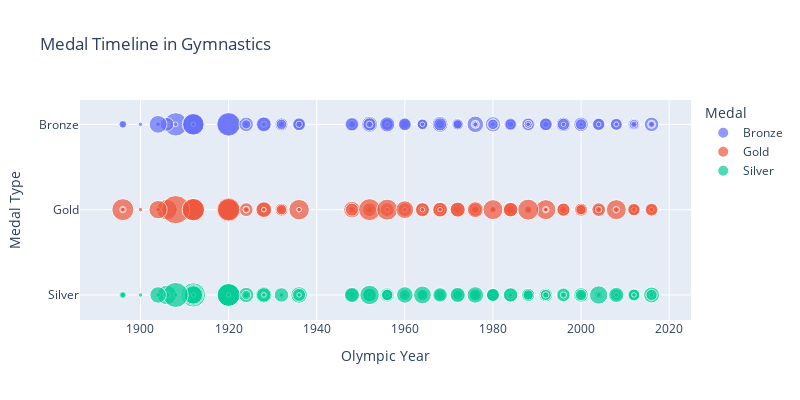
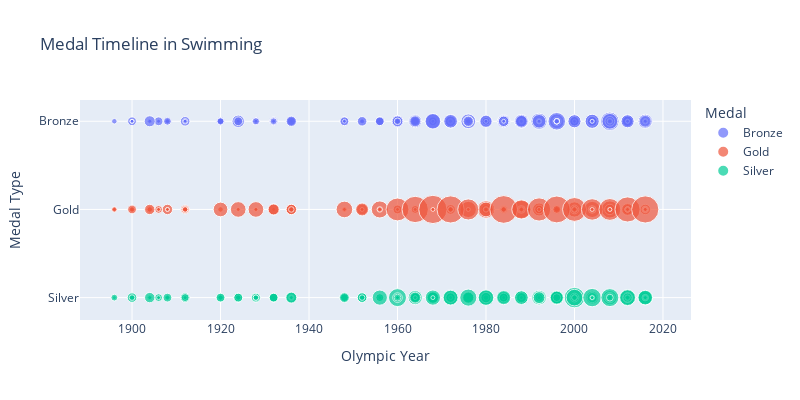
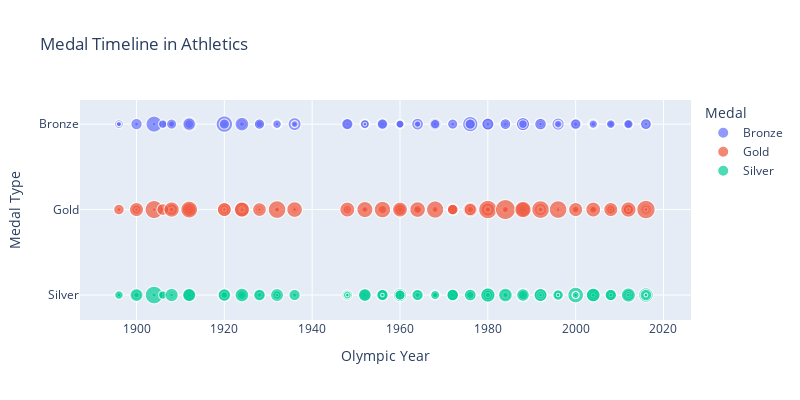

The notebook cell these images were saved under, in order:
### Code cell
def visualize_medal_distribution_years(sport, data):
    # Filter data for the selected sport and only rows with medals won
    sport_medals = data[(data['Sport'] == sport) & data['Medal'].notnull()]
    
    # Group by Medal, NOC, and Year, then count the number of medals
    medal_counts = sport_medals.groupby(['Medal', 'NOC', 'Year']).size().reset_index(name='Counts')

    # Create a scatter plot using medal_counts DataFrame
    medal_timeline_fig = px.scatter(
        medal_counts, x='Year', y='Medal', color='Medal',
        size='Counts',  # Size of markers based on the count of medals
        title=f'Medal Timeline in {sport}',
        width=800, height=400,
        hover_data=['NOC', 'Counts'],  # Additional data to show on hover
    )
    medal_timeline_fig.update_layout(
        xaxis_title="Olympic Year",
        yaxis_title="Medal Type",
        legend_title="Medal"
    )
    return medal_timeline_fig

# Create and display graphs for 'Gymnastics'
medal_distribution_years_fig = visualize_medal_distribution_years('Gymnastics', sport_data)
medal_distribution_years_fig.show()

# Create and display graphs for 'Swimming'
medal_distribution_years_fig = visualize_medal_distribution_years('Swimming', sport_data)
medal_distribution_years_fig.show()

# Create and display graphs for 'Athletics'
medal_distribution_years_fig = visualize_medal_distribution_years('Athletics', sport_data)
medal_distribution_years_fig.show()

### Figure 1 — Plotly figure (JSON) as saved in the notebook; plotly's stock layout.template omitted (floating-point values rounded to 4 significant figures; data arrays with more than 128 entries replaced by an {"elided": "..."} marker saying what was removed)
{"data": [{"customdata": {"elided": "152x2 mixed values"}, "hovertemplate": "Medal=%{y}<br>Year=%{x}<br>Counts=%{customdata[1]}<br>NOC=%{customdata[0]}<extra></extra>", "legendgroup": "Bronze", "marker": {"color": "#636efa", "size": {"elided": "152 int values"}, "sizemode": "area", "sizeref": 0.095, "symbol": "circle"}, "mode": "markers", "name": "Bronze", "orientation": "h", "showlegend": true, "type": "scatter", "x": {"elided": "152 int values"}, "xaxis": "x", "y": {"elided": "152 str values"}, "yaxis": "y"}, {"customdata": {"elided": "136x2 mixed values"}, "hovertemplate": "Medal=%{y}<br>Year=%{x}<br>Counts=%{customdata[1]}<br>NOC=%{customdata[0]}<extra></extra>", "legendgroup": "Gold", "marker": {"color": "#EF553B", "size": {"elided": "136 int values"}, "sizemode": "area", "sizeref": 0.095, "symbol": "circle"}, "mode": "markers", "name": "Gold", "orientation": "h", "showlegend": true, "type": "scatter", "x": {"elided": "136 int values"}, "xaxis": "x", "y": {"elided": "136 str values"}, "yaxis": "y"}, {"customdata": {"elided": "131x2 mixed values"}, "hovertemplate": "Medal=%{y}<br>Year=%{x}<br>Counts=%{customdata[1]}<br>NOC=%{customdata[0]}<extra></extra>", "legendgroup": "Silver", "marker": {"color": "#00cc96", "size": {"elided": "131 int values"}, "sizemode": "area", "sizeref": 0.095, "symbol": "circle"}, "mode": "markers", "name": "Silver", "orientation": "h", "showlegend": true, "type": "scatter", "x": {"elided": "131 int values"}, "xaxis": "x", "y": {"elided": "131 str values"}, "yaxis": "y"}], "layout": {"height": 400, "legend": {"itemsizing": "constant", "title": {"text": "Medal"}, "tracegroupgap": 0}, "title": {"text": "Medal Timeline in Gymnastics"}, "width": 800, "xaxis": {"anchor": "y", "domain": [0, 1], "title": {"text": "Olympic Year"}}, "yaxis": {"anchor": "x", "categoryarray": ["Silver", "Gold", "Bronze"], "categoryorder": "array", "domain": [0, 1], "title": {"text": "Medal Type"}}}}

### Figure 2 — Plotly figure (JSON) as saved in the notebook; plotly's stock layout.template omitted (floating-point values rounded to 4 significant figures; data arrays with more than 128 entries replaced by an {"elided": "..."} marker saying what was removed)
{"data": [{"customdata": {"elided": "248x2 mixed values"}, "hovertemplate": "Medal=%{y}<br>Year=%{x}<br>Counts=%{customdata[1]}<br>NOC=%{customdata[0]}<extra></extra>", "legendgroup": "Bronze", "marker": {"color": "#636efa", "size": {"elided": "248 int values"}, "sizemode": "area", "sizeref": 0.13, "symbol": "circle"}, "mode": "markers", "name": "Bronze", "orientation": "h", "showlegend": true, "type": "scatter", "x": {"elided": "248 int values"}, "xaxis": "x", "y": {"elided": "248 str values"}, "yaxis": "y"}, {"customdata": {"elided": "170x2 mixed values"}, "hovertemplate": "Medal=%{y}<br>Year=%{x}<br>Counts=%{customdata[1]}<br>NOC=%{customdata[0]}<extra></extra>", "legendgroup": "Gold", "marker": {"color": "#EF553B", "size": {"elided": "170 int values"}, "sizemode": "area", "sizeref": 0.13, "symbol": "circle"}, "mode": "markers", "name": "Gold", "orientation": "h", "showlegend": true, "type": "scatter", "x": {"elided": "170 int values"}, "xaxis": "x", "y": {"elided": "170 str values"}, "yaxis": "y"}, {"customdata": {"elided": "216x2 mixed values"}, "hovertemplate": "Medal=%{y}<br>Year=%{x}<br>Counts=%{customdata[1]}<br>NOC=%{customdata[0]}<extra></extra>", "legendgroup": "Silver", "marker": {"color": "#00cc96", "size": {"elided": "216 int values"}, "sizemode": "area", "sizeref": 0.13, "symbol": "circle"}, "mode": "markers", "name": "Silver", "orientation": "h", "showlegend": true, "type": "scatter", "x": {"elided": "216 int values"}, "xaxis": "x", "y": {"elided": "216 str values"}, "yaxis": "y"}], "layout": {"height": 400, "legend": {"itemsizing": "constant", "title": {"text": "Medal"}, "tracegroupgap": 0}, "title": {"text": "Medal Timeline in Swimming"}, "width": 800, "xaxis": {"anchor": "y", "domain": [0, 1], "title": {"text": "Olympic Year"}}, "yaxis": {"anchor": "x", "categoryarray": ["Silver", "Gold", "Bronze"], "categoryorder": "array", "domain": [0, 1], "title": {"text": "Medal Type"}}}}

### Figure 3 — Plotly figure (JSON) as saved in the notebook; plotly's stock layout.template omitted (floating-point values rounded to 4 significant figures; data arrays with more than 128 entries replaced by an {"elided": "..."} marker saying what was removed)
{"data": [{"customdata": {"elided": "410x2 mixed values"}, "hovertemplate": "Medal=%{y}<br>Year=%{x}<br>Counts=%{customdata[1]}<br>NOC=%{customdata[0]}<extra></extra>", "legendgroup": "Bronze", "marker": {"color": "#636efa", "size": {"elided": "410 int values"}, "sizemode": "area", "sizeref": 0.08, "symbol": "circle"}, "mode": "markers", "name": "Bronze", "showlegend": true, "type": "scattergl", "x": {"elided": "410 int values"}, "xaxis": "x", "y": {"elided": "410 str values"}, "yaxis": "y"}, {"customdata": {"elided": "360x2 mixed values"}, "hovertemplate": "Medal=%{y}<br>Year=%{x}<br>Counts=%{customdata[1]}<br>NOC=%{customdata[0]}<extra></extra>", "legendgroup": "Gold", "marker": {"color": "#EF553B", "size": {"elided": "360 int values"}, "sizemode": "area", "sizeref": 0.08, "symbol": "circle"}, "mode": "markers", "name": "Gold", "showlegend": true, "type": "scattergl", "x": {"elided": "360 int values"}, "xaxis": "x", "y": {"elided": "360 str values"}, "yaxis": "y"}, {"customdata": {"elided": "394x2 mixed values"}, "hovertemplate": "Medal=%{y}<br>Year=%{x}<br>Counts=%{customdata[1]}<br>NOC=%{customdata[0]}<extra></extra>", "legendgroup": "Silver", "marker": {"color": "#00cc96", "size": {"elided": "394 int values"}, "sizemode": "area", "sizeref": 0.08, "symbol": "circle"}, "mode": "markers", "name": "Silver", "showlegend": true, "type": "scattergl", "x": {"elided": "394 int values"}, "xaxis": "x", "y": {"elided": "394 str values"}, "yaxis": "y"}], "layout": {"height": 400, "legend": {"itemsizing": "constant", "title": {"text": "Medal"}, "tracegroupgap": 0}, "title": {"text": "Medal Timeline in Athletics"}, "width": 800, "xaxis": {"anchor": "y", "domain": [0, 1], "title": {"text": "Olympic Year"}}, "yaxis": {"anchor": "x", "categoryarray": ["Silver", "Gold", "Bronze"], "categoryorder": "array", "domain": [0, 1], "title": {"text": "Medal Type"}}}}
